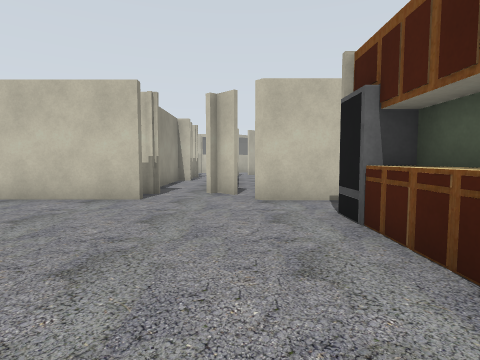
[1] (above)

16 first-person views from a walk through a robot-simulator world made for Gazebo. The camera is 0.94 m above the floor, tilts 4° down and sees 80° across. The lines on the ground mark 1 m squares. The floor is counted in squares, 1 m on a side. Each view is taken from the middle of a square. On the plan, view 1 faces up. The plan holds only what a view shows up to about 11 squares ahead; the rest is blank. The place goes on beyond the plan. Some surface patterns are stand-ins.

[2]
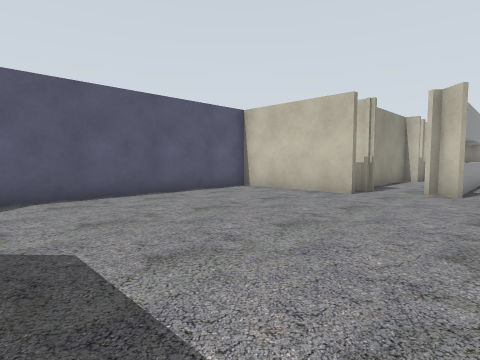

[3]
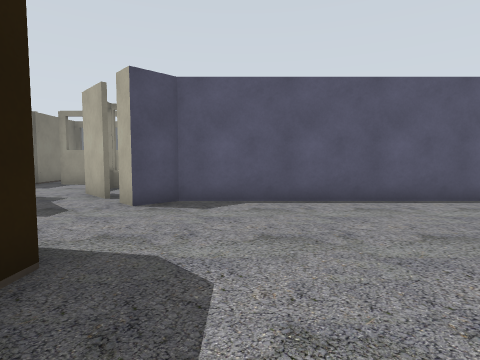

[4]
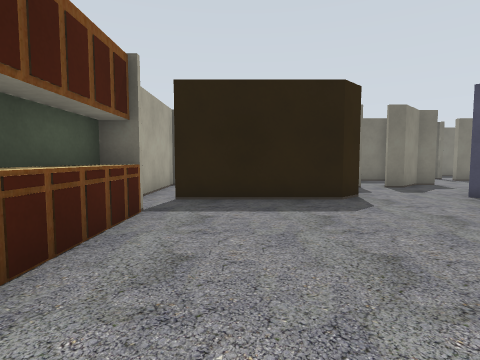

[5]
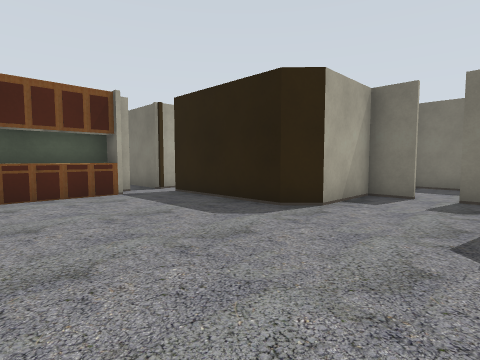

[6]
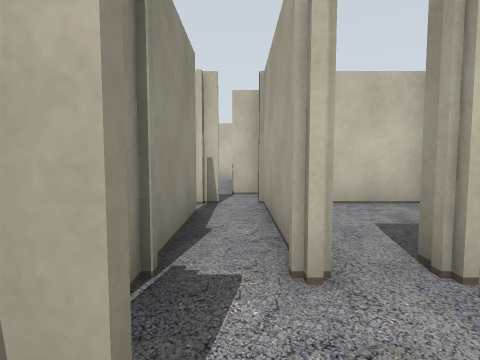

[7]
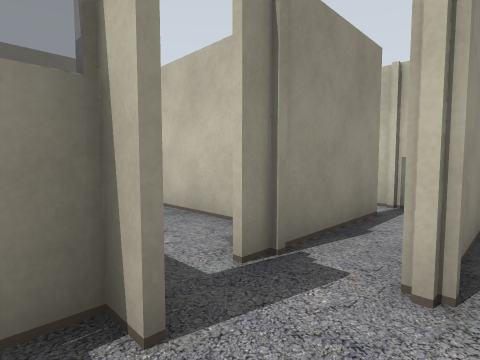

[8]
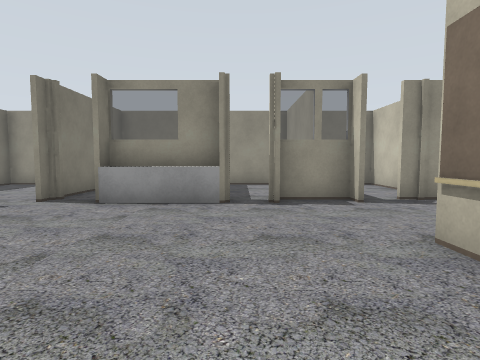

[9]
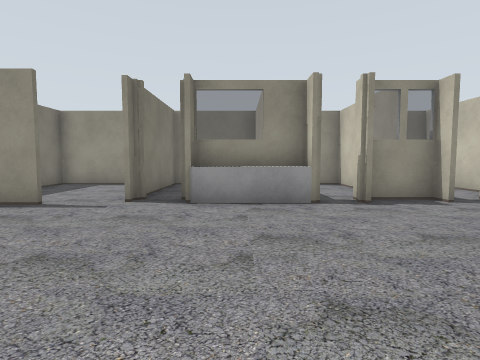

[10]
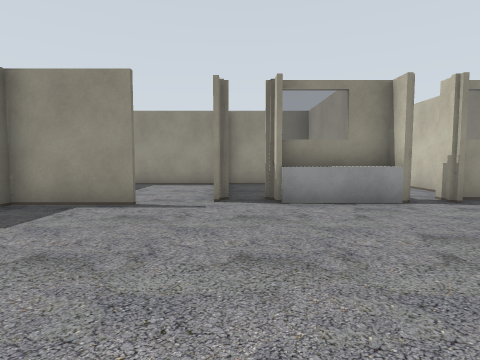

[11]
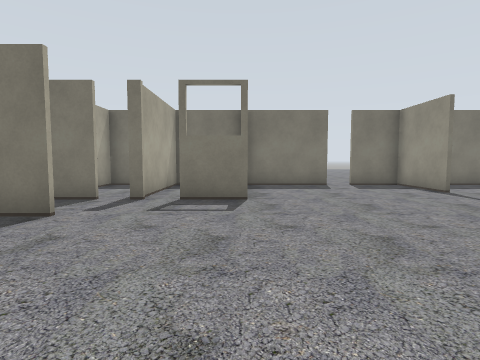

[12]
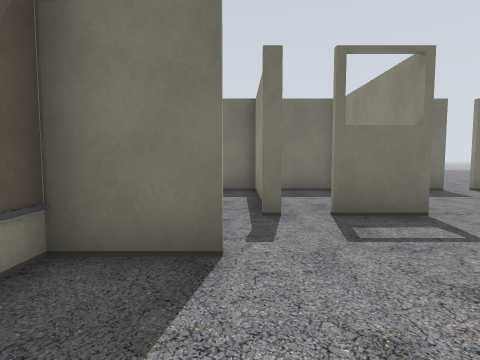

[13]
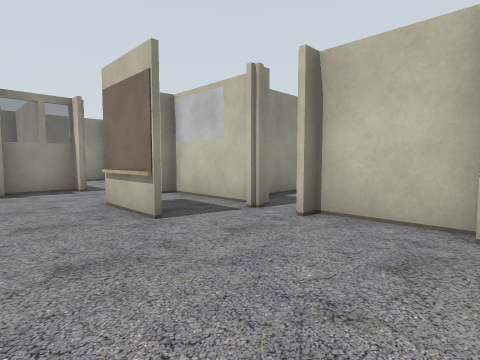

[14]
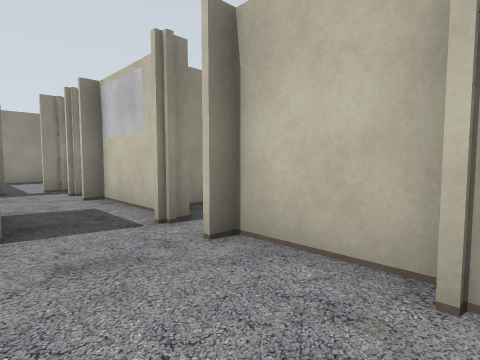

[15]
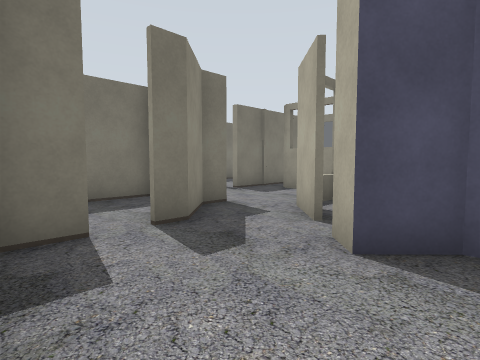

[16]
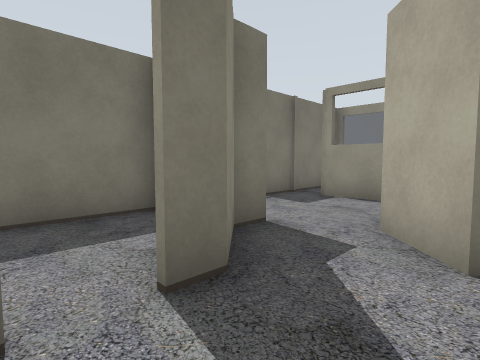

### Floor plan
Ten units are one square. View 1 is at (0, 0); x grows to the right and y downward. Boxes are objects, and circles mark ways between rooms. Rooms are numbered by the first view taken in them; rooms with no view inside come last. Other rooms are left out.
<svg viewBox="-84 -87 218 282">
<path fill="none" stroke="#000" d="M-22 -67 -65 -67 -65 14 -58 22 -63 27M18 3 18 -51M20 3 20 -41M25 -29 25 -41M-22 -79 -29 -79M25 9 25 -22M-1 -76 -7 -82M14 -67 5 -67M-68 32 -79 42M-42 47 -31 47M-31 50 -31 24 -24 17 16 17M-66 58 -55 47 -50 47M78 148 95 148M111 127 129 127 129 121M69 78 48 78M17 101 17 132 12 132M12 104 12 135M21 161 21 188 39 188M72 52 72 60M18 74 10 74M46 188 78 188M106 55 84 55 84 60M12 70 12 91M-29 150 -29 188 1 188M81 188 129 188M104 189 104 148M79 148 79 172M12 28 12 62M26 3 20 3M25 60 25 17M37 60 37 52M-1 50 -31 50M-29 50 -29 90M-68 79 -34 79M68 55 38 55 38 60"/>
<circle cx="20" cy="10" r="3" fill="#2a7"/>
<circle cx="-45" cy="50" r="3" fill="#2a7"/>
<circle cx="15" cy="155" r="3" fill="#2a7"/>
<circle cx="100" cy="160" r="3" fill="#2a7"/>
<circle cx="20" cy="70" r="3" fill="#2a7"/>
<circle cx="55" cy="70" r="3" fill="#2a7"/>
<circle cx="10" cy="65" r="3" fill="#2a7"/>
<text x="-30" y="-20">1</text>
<text x="70" y="120">2</text>
<text x="-10" y="170">3</text>
<text x="90" y="170">4</text>
<text x="20" y="30">5</text>
<text x="-10" y="60">6</text>
<text x="-50" y="60">7</text>
<text x="50" y="60">8</text>
</svg>
Room 1 opens to room 5. Room 1 opens to room 7. Room 2 opens to room 3. Room 2 opens to room 4. Room 2 opens to room 5. Room 2 opens to room 8. Room 5 opens to room 6.

Where each view was taken, in squares from view 1:
view 1: 0 up, 0 right, facing up
view 2: 1 down, 1 right, facing up-left
view 3: 0 up, 0 right, facing left
view 4: 5 up, 0 right, facing down
view 5: 3 up, 6 left, facing down-right
view 6: 8 down, 2 right, facing up
view 7: 8 down, 3 right, facing up-left
view 8: 10 down, 8 right, facing left
view 9: 12 down, 8 right, facing left
view 10: 14 down, 8 right, facing left
view 11: 8 down, 8 right, facing down
view 12: 10 down, 11 right, facing down
view 13: 10 down, 11 right, facing up-left
view 14: 8 down, 11 right, facing up-left
view 15: 1 down, 3 left, facing down-left
view 16: 3 down, 4 left, facing down-left
